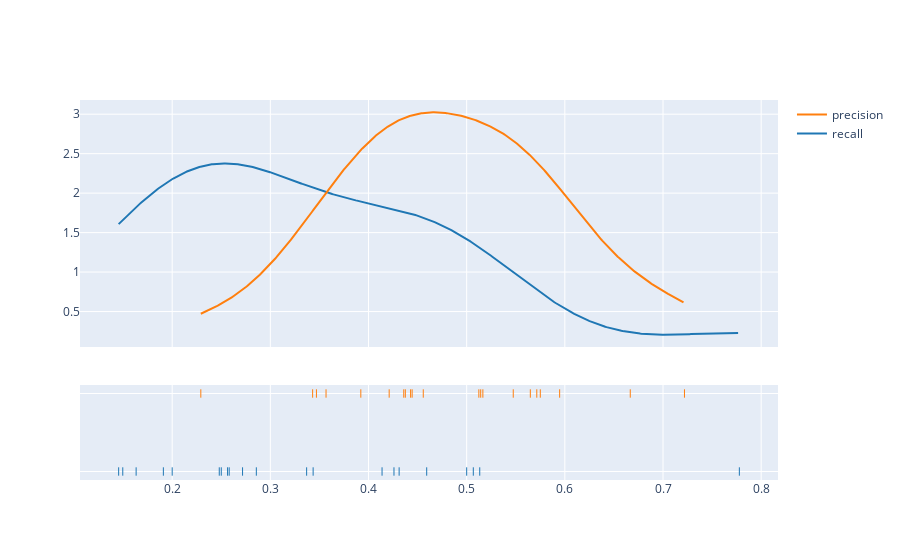

The code cell stored with this chart in its notebook:
### Code cell
figs[5].show() # theta == 1.5

### Figure 1 — Plotly figure (JSON) as saved in the notebook; plotly's stock layout.template omitted (floating-point values rounded to 4 significant figures; data arrays with more than 128 entries replaced by an {"elided": "..."} marker saying what was removed)
{"data": [{"legendgroup": "recall", "marker": {"color": "rgb(31, 119, 180)"}, "mode": "lines", "name": "recall", "showlegend": true, "type": "scatter", "x": {"elided": "500 float values"}, "xaxis": "x", "y": {"elided": "500 float values"}, "yaxis": "y"}, {"legendgroup": "precision", "marker": {"color": "rgb(255, 127, 14)"}, "mode": "lines", "name": "precision", "showlegend": true, "type": "scatter", "x": {"elided": "500 float values"}, "xaxis": "x", "y": {"elided": "500 float values"}, "yaxis": "y"}, {"legendgroup": "recall", "marker": {"color": "rgb(31, 119, 180)", "symbol": "line-ns-open"}, "mode": "markers", "name": "recall", "showlegend": false, "type": "scatter", "x": [0.1497, 0.3436, 0.2857, 0.4259, 0.2717, 0.25, 0.1455, 0.5133, 0.4593, 0.248, 0.1633, 0.5, 0.191, 0.7778, 0.2, 0.5068, 0.4312, 0.337, 0.4138, 0.2564, 0.2581], "xaxis": "x", "y": ["recall", "recall", "recall", "recall", "recall", "recall", "recall", "recall", "recall", "recall", "recall", "recall", "recall", "recall", "recall", "recall", "recall", "recall", "recall", "recall", "recall"], "yaxis": "y2"}, {"legendgroup": "precision", "marker": {"color": "rgb(255, 127, 14)", "symbol": "line-ns-open"}, "mode": "markers", "name": "precision", "showlegend": false, "type": "scatter", "x": [0.2292, 0.4558, 0.4359, 0.575, 0.3431, 0.5143, 0.4211, 0.5947, 0.5124, 0.3567, 0.4444, 0.5649, 0.3469, 0.7219, 0.4375, 0.5474, 0.5165, 0.4429, 0.5714, 0.3922, 0.6667], "xaxis": "x", "y": ["precision", "precision", "precision", "precision", "precision", "precision", "precision", "precision", "precision", "precision", "precision", "precision", "precision", "precision", "precision", "precision", "precision", "precision", "precision", "precision", "precision"], "yaxis": "y2"}], "layout": {"barmode": "overlay", "hovermode": "closest", "legend": {"traceorder": "reversed"}, "xaxis": {"anchor": "y2", "domain": [0, 1], "zeroline": false}, "yaxis": {"anchor": "free", "domain": [0.35, 1], "position": 0}, "yaxis2": {"anchor": "x", "domain": [0, 0.25], "dtick": 1, "showticklabels": false}}}
